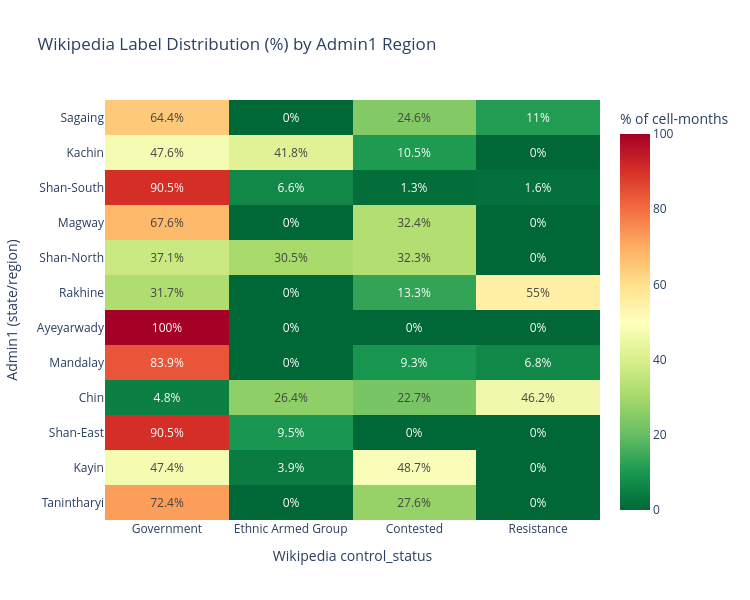

Write notebook code for a chart like this one.
### Code cell
# ── Heatmap: admin1 × Wikipedia label ─────────────────────────
plot_regions = adm_wiki_pct.drop(columns='total').index.tolist()
plot_statuses = ['government', 'ethnic_armed_group', 'contested', 'resistance']
plot_statuses = [s for s in plot_statuses if s in adm_wiki_pct.columns]

z = adm_wiki_pct.loc[plot_regions, plot_statuses].values

fig = go.Figure(go.Heatmap(
    z=z,
    x=[s.replace('_', ' ').title() for s in plot_statuses],
    y=plot_regions,
    colorscale='RdYlGn_r',
    text=np.round(z, 1),
    texttemplate='%{text}%',
    colorbar=dict(title='% of\ncell-months'),
))
fig.update_layout(
    title='Wikipedia Label Distribution (%) by Admin1 Region',
    xaxis_title='Wikipedia control_status',
    yaxis_title='Admin1 (state/region)',
    width=750, height=600,
    yaxis=dict(autorange='reversed')
)
fig.show()

### Figure 1 — Plotly figure (JSON) as saved in the notebook; plotly's stock layout.template omitted (floating-point values rounded to 4 significant figures)
{"data": [{"colorbar": {"title": {"text": "% of\ncell-months"}}, "colorscale": [[0.0, "rgb(0,104,55)"], [0.1, "rgb(26,152,80)"], [0.2, "rgb(102,189,99)"], [0.3, "rgb(166,217,106)"], [0.4, "rgb(217,239,139)"], [0.5, "rgb(255,255,191)"], [0.6, "rgb(254,224,139)"], [0.7, "rgb(253,174,97)"], [0.8, "rgb(244,109,67)"], [0.9, "rgb(215,48,39)"], [1.0, "rgb(165,0,38)"]], "text": [[64.4, 0.0, 24.6, 11.0], [47.6, 41.8, 10.5, 0.0], [90.5, 6.6, 1.3, 1.6], [67.6, 0.0, 32.4, 0.0], [37.1, 30.5, 32.3, 0.0], [31.7, 0.0, 13.3, 55.0], [100.0, 0.0, 0.0, 0.0], [83.9, 0.0, 9.3, 6.8], [4.8, 26.4, 22.7, 46.2], [90.5, 9.5, 0.0, 0.0], [47.4, 3.9, 48.7, 0.0], [72.4, 0.0, 27.6, 0.0]], "texttemplate": "%{text}%", "type": "heatmap", "x": ["Government", "Ethnic Armed Group", "Contested", "Resistance"], "y": ["Sagaing", "Kachin", "Shan-South", "Magway", "Shan-North", "Rakhine", "Ayeyarwady", "Mandalay", "Chin", "Shan-East", "Kayin", "Tanintharyi"], "z": [[64.4, 0.0, 24.6, 11.0], [47.62, 41.84, 10.54, 0.0], [90.45, 6.631, 1.326, 1.592], [67.64, 0.0, 32.36, 0.0], [37.13, 30.54, 32.34, 0.0], [31.72, 0.0, 13.29, 54.98], [100.0, 0.0, 0.0, 0.0], [83.92, 0.0, 9.325, 6.752], [4.762, 26.37, 22.71, 46.15], [90.52, 9.483, 0.0, 0.0], [47.37, 3.947, 48.68, 0.0], [72.41, 0.0, 27.59, 0.0]]}], "layout": {"height": 600, "title": {"text": "Wikipedia Label Distribution (%) by Admin1 Region"}, "width": 750, "xaxis": {"title": {"text": "Wikipedia control_status"}}, "yaxis": {"autorange": "reversed", "title": {"text": "Admin1 (state/region)"}}}}
